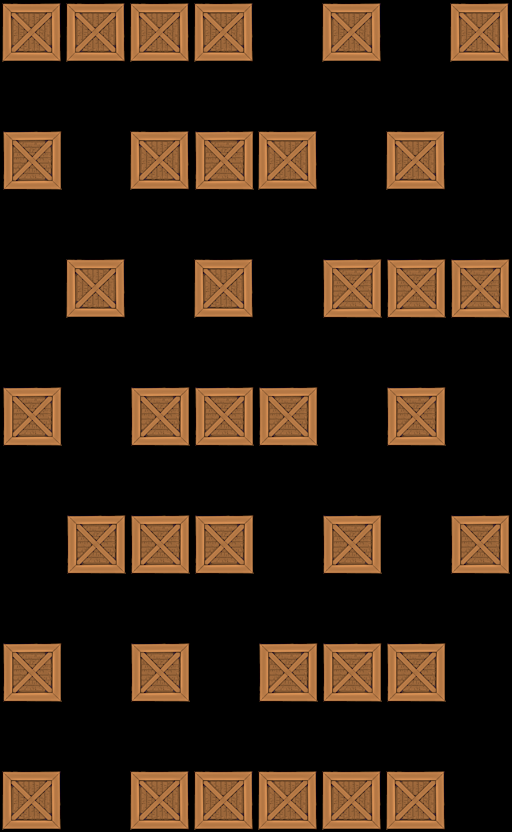

Rendered tile map (Tiled .tmx) drawn with the repository's tilesets; below, a short description and the map source with its tile grids summarised:
An orthogonal 8x13 tile map with 64x64 px tiles, 1 tile layer (Tile Layer 1).

<map version="1.0" orientation="orthogonal" width="8" height="13" tilewidth="64" tileheight="64">
 <tileset firstgid="1" name="crate" tilewidth="64" tileheight="64">
  <image source="../../crate4.png" width="64" height="64" />
 </tileset>
 <layer name="Tile Layer 1" width="8" height="13">
  <data>[104 cells, 37 non-empty, 1 distinct tile ids]</data>
 </layer>
</map>
